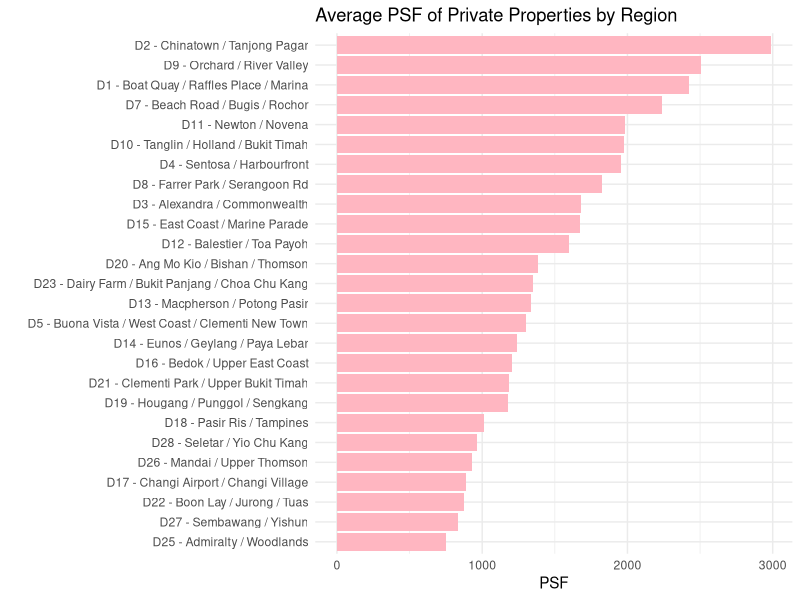
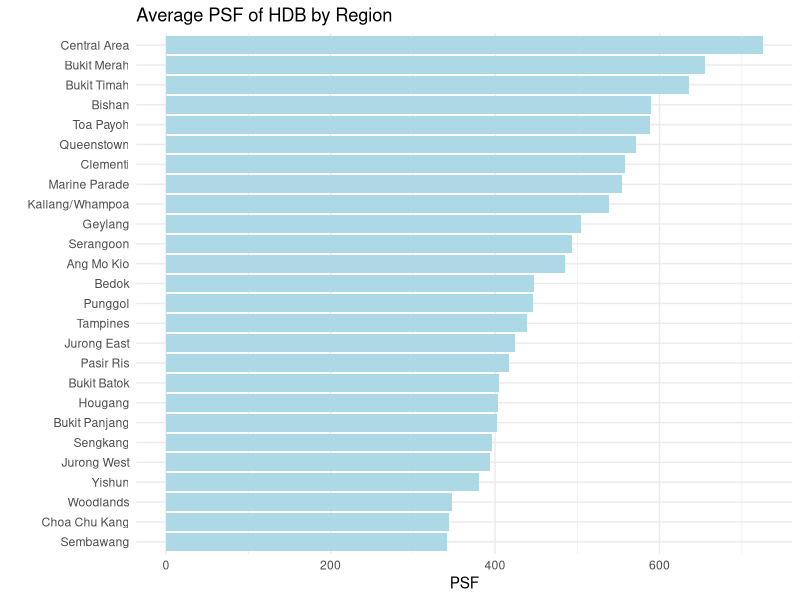
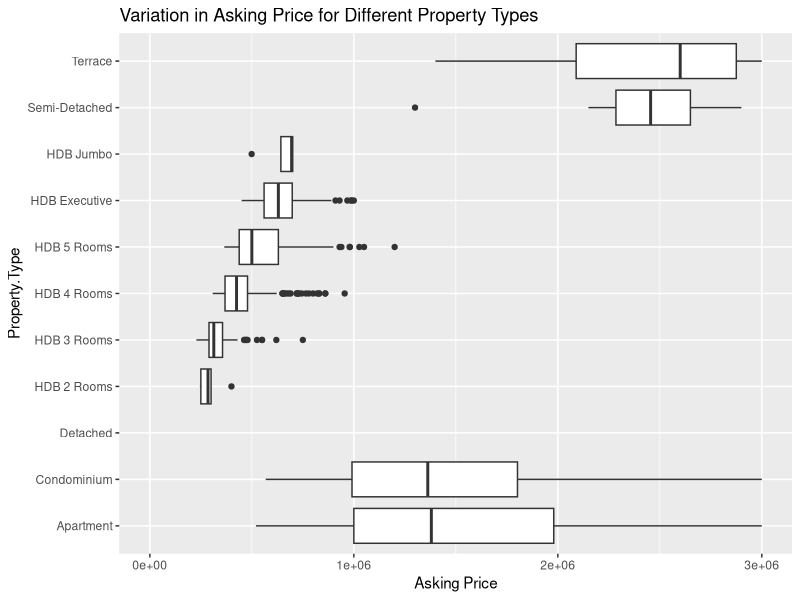
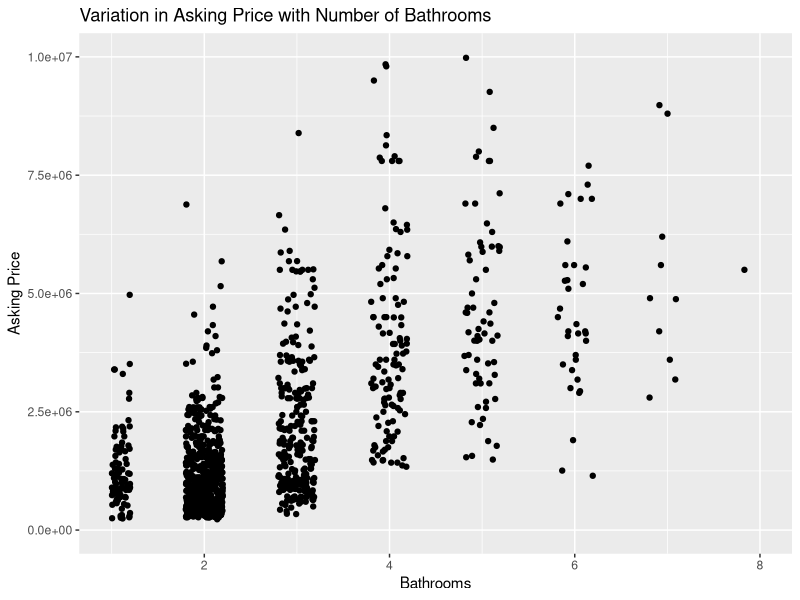

Recreate these plots in R, in order.
## ---- chunk 1
require(magrittr)
require(dplyr)
require(mice)

srxData <- read.csv("srx (Team 6).csv", stringsAsFactors = TRUE)
srxData$X <- NULL # Gets rid of row indices
na_count <-sapply(srxData, function(y) sum(is.na(y)))
na_count

# Asking: (1) Assigned "NA" to observations with no asking price, and (2) added a new column that indicates which observations have an asking price and which do not.
suppressWarnings(srxData$Asking <- ifelse(srxData$Asking=="View to offer", NA, as.numeric(gsub(",", "", gsub("\\$", "", srxData$Asking)))))
srxData$AskingAvail <- !is.na(srxData$Asking)

# PSF: Added two new columns to differentiate PSF price (land basis) and PSF price (built-up basis).
srxData$PSFLand <- as.numeric(gsub(".*[(]Built-up[)].*", "", gsub(",", "", gsub(".*\\$([0-9,]+(?=\\s+psf\\s+[(]Land[)])).*", "\\1", srxData$PSF, perl = TRUE))))
srxData$PSFBuilt <- as.numeric(gsub(".*[(]Land[)].*", "", gsub(",", "", gsub(".*\\$([0-9,]+(?=\\s+psf\\s+[(]Built-up[)])).*", "\\1", srxData$PSF, perl = TRUE))))

# Model: Closed unclosed round brackets in the data.
srxData$Model <- factor(gsub("(?!.*[)])([(].*+)", "\\1)", srxData$Model, perl = TRUE))

# District & HDB.Town: Manually assign a HDB.Town to the sole observation with an NA in both "District" and "HDB Town"
srxData[which((is.na(srxData$HDB.Town) == TRUE) & (is.na(srxData$District) == TRUE)),]$HDB.Town <- "Queenstown"

# Developer
  srxData$Developer <- factor(toupper(gsub("(?i)limited(?-i)", "LTD", srxData$Developer)))
  srxData$Developer <- factor(gsub("[(]*(?i)PRIVATE[)]*(?-i)", "PTE", srxData$Developer, perl = TRUE))
  srxData$Developer <- factor(gsub("(BUKI SEMABWANG ESTATES LTD)|(BUKIT SEMABWANG ESTATES LTD)", "BUKIT SEMBAWANG ESTATES LIMITED", srxData$Developer))
  srxData$Developer <- factor(gsub("CITY DEVELOPMENT LTD", "CITY DEVELOPMENTS LTD", srxData$Developer))
  srxData$Developer <- factor(gsub("ORGANISATION", "ORGANIZATION", srxData$Developer))
  srxData$Developer <- factor(gsub("FAIRVIEW DEVELOPMENT PTE LTD", "FAIRVIEW DEVELOPMENTS PTE LTD", srxData$Developer))
  srxData$Developer <- ifelse(grepl("HDB",srxData$Property.Type),
                                      "HOUSING DEVELOPMENT BOARD",srxData$Developer)

# Floor
srxData$Floor <- addNA(srxData$Floor)
levels(srxData$Floor) <- ifelse(grepl("01",levels(srxData$Floor)),"GROUND",levels(srxData$Floor))

# Area: (1) Introduced a conversion factor for converting sqm to sqft, and (2) added two new columns to differentiate area (land basis) and area (built-up basis).
sqmToSqftConvFactor <- 10.7639
srxData$AreaLand <- ifelse(grepl("sqft",srxData$Area)|
                             is.na(srxData$Area),
                           as.numeric(gsub(".*(([(]Built-up[)])|(sqm)).*", "", gsub(",", "", gsub("^.*(\\s|^)([0-9,]+(?=\\s+sqft\\s+[(]Land[)])).*", "\\2", srxData$Area, perl = TRUE)))), 
                           as.numeric(gsub(".*(([(]Built-up[)])|(sqft)).*", "", gsub(",", "", gsub("^.*(\\s|^)([0-9,]+(?=\\s+sqm\\s+[(]Land[)])).*", "\\2", srxData$Area, perl = TRUE))))*sqmToSqftConvFactor)
srxData$AreaBuilt <- ifelse(grepl("sqft",srxData$Area)|
                              is.na(srxData$Area),
                            as.numeric(gsub(".*(([(]Land[)])|(sqm)).*", "", gsub(",", "", gsub("^.*(\\s|^)([0-9,]+(?=\\s+sqft\\s+[(]Built-up[)])).*", "\\2", srxData$Area, perl = TRUE)))), 
                            as.numeric(gsub(".*(([(]Land[)])|(sqft)).*", "", gsub(",", "", gsub("^.*(\\s|^)([0-9,]+(?=\\s+sqm\\s+[(]Built-up[)])).*", "\\2", srxData$Area, perl = TRUE))))*sqmToSqftConvFactor)

# Tenure
levels(srxData$Tenure) <- ifelse(grepl("Freehold",levels(srxData$Tenure)),"FREEHOLD",levels(srxData$Tenure))
levels(srxData$Tenure) <- ifelse(grepl("946 years from 01/01/1938",levels(srxData$Tenure)) | grepl("946 years from 23/06/1938",levels(srxData$Tenure)) | grepl("947 years from 05/10/1934",levels(srxData$Tenure)),"999 years",levels(srxData$Tenure))

# Furnish
srxData$Furnish <- addNA(srxData$Furnish)
## ---- chunk 2
require(ggplot2)
require(ggthemes)
## ---- chunk 3
# to create a df classifies means PSF by District
psf.pp.df = as.data.frame(tapply(srxData$PSFBuilt, srxData$District, mean, na.rm=TRUE))
colnames(psf.pp.df) = c("PSF")
psf.pp.df$District = rownames(psf.pp.df)
rownames(psf.pp.df) = 1: dim(psf.pp.df)[1]
# sort the factor level of $District in ascending order of the corresponding PSF value (for plotting)
psf.pp.df <- psf.pp.df[order(psf.pp.df$PSF), ]
psf.pp.df$District <- factor(psf.pp.df$District, levels = psf.pp.df$District[order(psf.pp.df$PSF)])
# plot the bar chart 
ggplot(psf.pp.df) + geom_bar(aes(x=District, y= PSF),stat="identity", fill="lightpink") + coord_flip()  + labs(x="", y="PSF") + ggtitle("Average PSF of Private Properties by Region") + theme(axis.text.y=element_text(size = rel(0.8))) + theme_minimal() 
## ---- chunk 4
# to create a df classifies means PSF by HDB.Town
psf.hdb.df = as.data.frame(tapply(srxData$PSFBuilt, srxData$HDB.Town, mean, na.rm=TRUE))
colnames(psf.hdb.df) = c("PSF")
psf.hdb.df$HDB.Town = rownames(psf.hdb.df)
rownames(psf.hdb.df) = 1: dim(psf.hdb.df)[1]
# sort the factor level of $Distrct in asending order of the corrsponding PSF value (for ploting)
psf.hdb.df <- psf.hdb.df[order(psf.hdb.df$PSF), ]
psf.hdb.df$HDB.Town <- factor(psf.hdb.df$HDB.Town, levels = psf.hdb.df$HDB.Town[order(psf.hdb.df$PSF)])
# plot the bar chart 
ggplot(psf.hdb.df) + geom_bar(aes(x=HDB.Town, y= PSF),stat="identity", fill="lightblue") + coord_flip()  + labs(x="", y="PSF") + ggtitle("Average PSF of HDB by Region") + theme(axis.text.y=element_text(size = rel(0.8))) + theme_minimal() 
## ---- chunk 5
ggplot(srxData,aes(x=Property.Type,y=Asking)) + geom_boxplot() + ylim(0,3000000) + coord_flip() + labs(title="Variation in Asking Price for Different Property Types", y="Asking Price")
## ---- chunk 6
ggplot(srxData, aes(x=Bathrooms,y=Asking)) + ylim(0,10000000) + geom_point(position=position_jitter(w=.2,h=.05)) + xlim(1,8) + labs(title="Variation in Asking Price with Number of Bathrooms", y="Asking Price")
